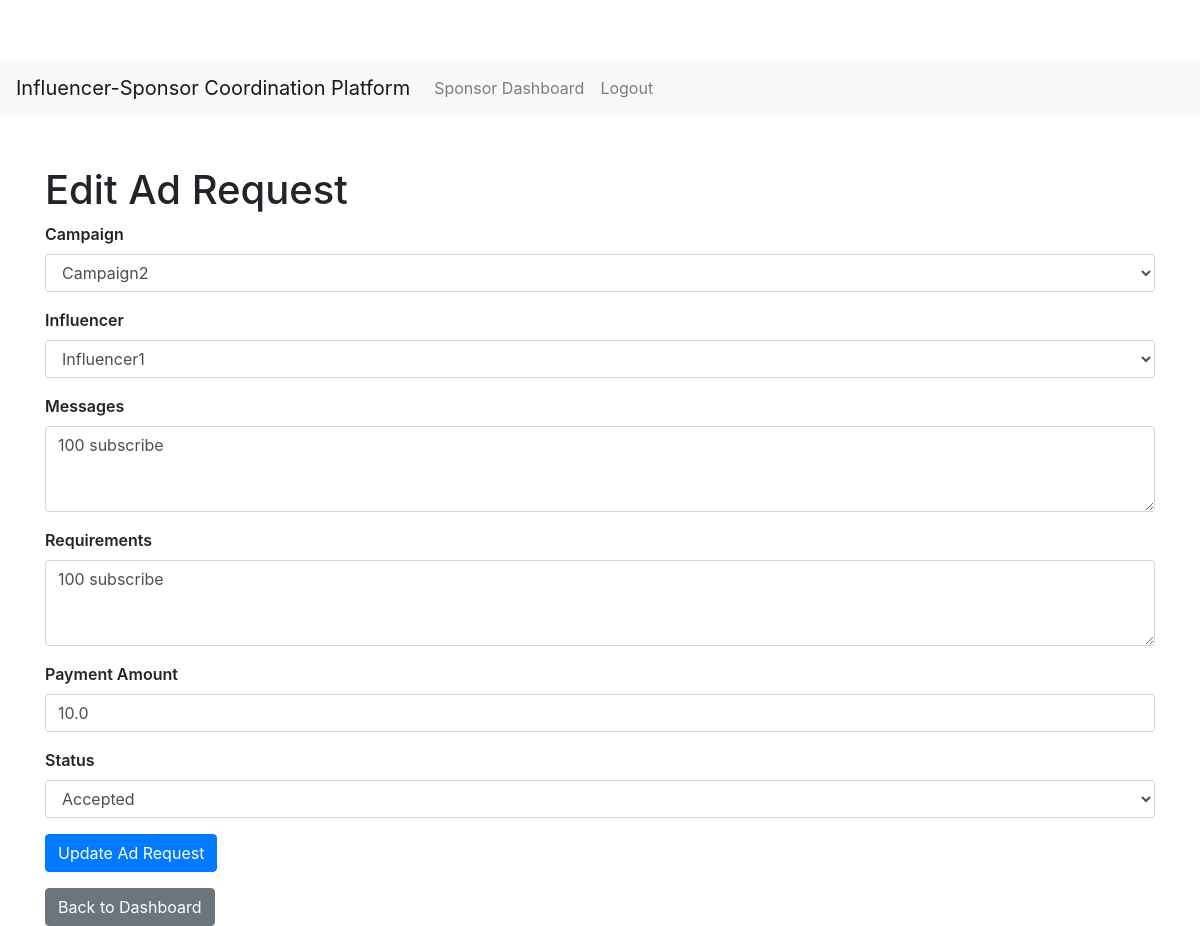
Page /sponsor/edit_ad_request/3 (signed in) on the committed database.
### app/models.py (models this page shows)
class AdRequest(db.Model):
    id = db.Column(db.Integer, primary_key=True)
    campaign_id = db.Column(db.Integer, db.ForeignKey('campaign.id'), nullable=False)
    influencer_id = db.Column(db.Integer, db.ForeignKey('user.id'), nullable=False)
    messages = db.Column(db.Text, nullable=False)
    requirements = db.Column(db.String(50), nullable=False)
    payment_amount = db.Column(db.Float, nullable=False)
    status = db.Column(db.String(15), nullable=False, default='Pending')  # Set default to 'Pending'
    campaign = db.relationship('Campaign', backref='ad_requests')
    influencer = db.relationship('User', backref='ad_requests')                  # Reverse relationship

### app/views/sponsor.py (the view)
@sponsor_bp.route('/edit_ad_request/<int:ad_request_id>', methods=['GET', 'POST'])
@login_required
def edit_ad_request(ad_request_id):
    ad_request = AdRequest.query.get_or_404(ad_request_id)
    form = AdRequestForm()
    form.campaign_id.choices = [(c.id, c.name) for c in Campaign.query.filter_by(sponsor_id=current_user.id).all()]
    form.influencer_id.choices = [(i.id, i.username) for i in User.query.filter_by(role='influencer').all()]
    if form.validate_on_submit():
        ad_request.campaign_id = form.campaign_id.data
        ad_request.influencer_id = form.influencer_id.data
        ad_request.messages = form.messages.data
        ad_request.requirements = form.requirements.data
        ad_request.payment_amount = form.payment_amount.data
        if ad_request.status == 'Pending' and form.status.data == 'Negotiating':
            ad_request.status = 'Negotiating'
        elif form.status.data == 'Accepted':
            ad_request.status = 'Accepted'
        elif form.status.data == 'Rejected':
            ad_request.status = 'Rejected'
        db.session.commit()
        flash('Ad request updated!', 'success')
        return redirect(url_for('sponsor.dashboard'))
    elif request.method == 'GET':
        form.campaign_id.data = ad_request.campaign_id
        form.influencer_id.data = ad_request.influencer_id
        form.messages.data = ad_request.messages
        form.requirements.data = ad_request.requirements
        form.payment_amount.data = ad_request.payment_amount
        form.status.data = ad_request.status
    return render_template('sponsor/edit_ad_request.html', form=form)

### app/forms.py
class AdRequestForm(FlaskForm):
    campaign_id = SelectField('Campaign', coerce=int, validators=[DataRequired()])
    influencer_id = SelectField('Influencer', coerce=int, validators=[DataRequired()])
    messages = TextAreaField('Messages', validators=[DataRequired()])
    requirements = TextAreaField('Requirements', validators=[DataRequired()])
    payment_amount = FloatField('Payment Amount', validators=[DataRequired()])
    status = SelectField('Status', choices=[('Pending', 'Pending'), ('Accepted', 'Accepted'), ('Rejected', 'Rejected'), ('Negotiating', 'Negotiating')], default='Pending')
    submit = SubmitField('Send Negotiation')

### app/models.py (called while the page is built)
@login_manager.user_loader
def load_user(user_id):
    return User.query.get(int(user_id))

### app/templates/sponsor/edit_ad_request.html (shortened to what this page needs)
{% extends "layout.html" %}
{% block content %}
<h1>Edit Ad Request</h1>
<form method="POST">
    <div class="form-group">
        {{ form.campaign_id.label(class="form-label") }}
        {{ form.campaign_id(class="form-control") }}
    </div>
    <div class="form-group">
        {{ form.influencer_id.label(class="form-label") }}
        {{ form.influencer_id(class="form-control") }}
    </div>
    <div class="form-group">
        {{ form.messages.label(class="form-label") }}
        {{ form.messages(class="form-control", rows=3) }}
    </div>
    <div class="form-group">
        {{ form.requirements.label(class="form-label") }}
        {{ form.requirements(class="form-control", rows=3) }}
    </div>
    <div class="form-group">
        {{ form.payment_amount.label(class="form-label") }}
        {{ form.payment_amount(class="form-control") }}
    </div>
    <div class="form-group">
        {{ form.status.label(class="form-label") }}
        {{ form.status(class="form-control") }}
    </div>
    <button type="submit" class="btn btn-primary">Update Ad Request</button>
</form>
<a href="{{ url_for('sponsor.dashboard') }}" class="btn btn-secondary mt-3">Back to Dashboard</a>
{% endblock %}

### app/static/css/style.css (style rules this page uses)
body { padding-top: 60px; background-color: #f8f9fa; }
.form-group { margin-bottom: 20px; }
.form-label { font-weight: 600; margin-bottom: 8px; }
.form-control { border-radius: 4px; border: 1px solid #ced4da; }
.btn { padding: 10px 20px; border-radius: 5px; font-size: 1.1rem; }
.btn-primary { background-color: #007bff; border-color: #007bff; }

### rows in the picture
AdRequest: campaign_id "Campaign2", influencer_id "Influencer1", messages "100 subscribe", requirements "100 subscribe", payment_amount "10.0", status "Accepted"
